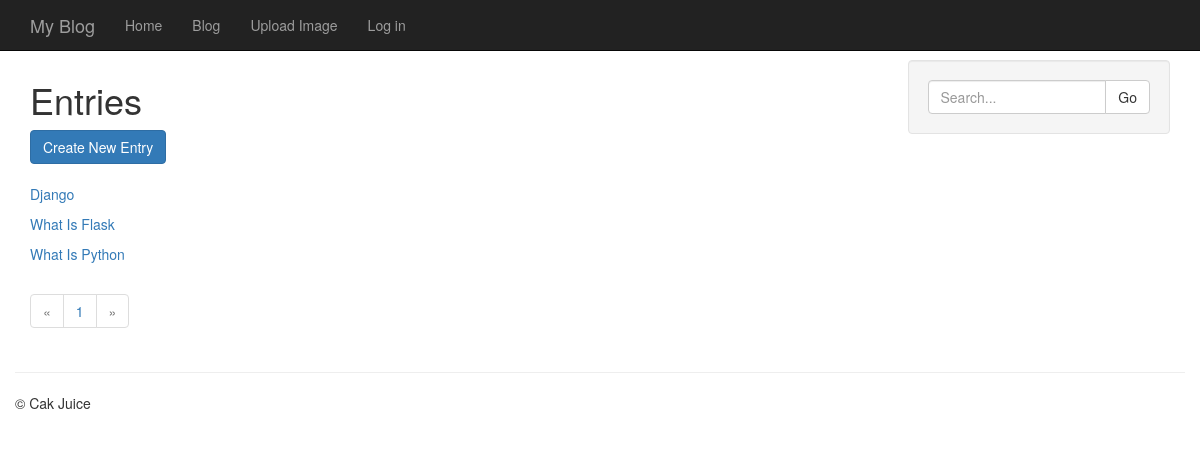
The app's page /entries/ with its own data.
### models.py (models this page shows, shortened)
class Entry(db.Model):
	STATUS_PUBLIC = 0
	STATUS_DRAFT = 1
	STATUS_DELETED = 2
	id = db.Column(db.Integer, primary_key=True)
	title = db.Column(db.String(100))
	slug = db.Column(db.String(100), unique=True)
	body = db.Column(db.Text)
	status = db.Column(db.SmallInteger, default=STATUS_PUBLIC)
	created_timestamp = db.Column(db.DateTime, default=datetime.datetime.now)
	modified_timestamp = db.Column(db.DateTime, default=datetime.datetime.now, onupdate=datetime.datetime.now)
	author_id = db.Column(db.Integer, db.ForeignKey('user.id'))
	tags = db.relationship('Tag', secondary=entry_tags, backref=db.backref('entries', lazy='dynamic'))
	comments = db.relationship('Comment', backref='entry',lazy='dynamic')

### entries/blueprint.py (the view)
@entries.route('/')
def index():
	entries = Entry.query.order_by(Entry.created_timestamp.desc())
	return entry_list('entries/index.html', entries)

### app.py (called while the page is built)
@app.before_request
def _before_request():
	g.user = current_user

### helpers.py (called while the page is built)
def object_list(template_name, query, paginate_by=20, **context):
	page = request.args.get('page')
	if page and page.isdigit():
		page = int(page)
	else:
		page = 1
	object_list = query.paginate(page, paginate_by)
	return render_template(template_name, object_list=object_list, **context)

def entry_list(template, query, **context):
	query = filter_status_by_user(query)
	valid_statuses = (Entry.STATUS_PUBLIC, Entry.STATUS_DRAFT)
	query = query.filter(Entry.status.in_(valid_statuses))
	if request.args.get('q'):
		search = request.args['q']
		query = query.filter(
				(Entry.body.contains(search)) |
				(Entry.title.contains(search)))
	return object_list(template, query, **context)

def filter_status_by_user(query):
	if not g.user.is_authenticated:
		return query.filter(Entry.status == Entry.STATUS_PUBLIC)
	else:
		query = query.filter(
			(Entry.status == Entry.STATUS_PUBLIC) |
			((Entry.author == g.user) & (Entry.status != Entry.STATUS_DELETED)))
		return query

### templates/entries/index.html (shortened to what this page needs)
{% extends 'entries/base_entries.html' %}
{% block content_title %}Entries{% endblock %}

### templates/includes/list.html
{% for entry in object_list.items %}
	<p><a href="{{ url_for('entries.detail', slug=entry.slug) }}">{{ entry.title }}</a></p>
{% endfor %}

### templates/base.html (style rules this page uses)
body { padding-top:60px; }

### records on screen
Entry: title "Django"
Entry: title "What Is Flask"
Entry: title "What Is Python"

### other values on screen
{{ page }} "1"
